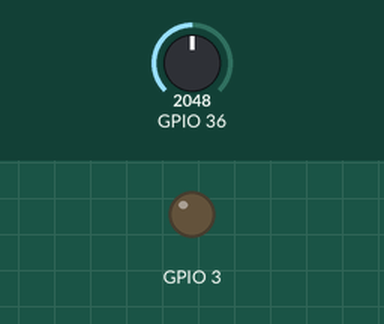
Simulated run of this sketch. Board: ESP32. On the bench: output pins drawn as LEDs (lit = HIGH). Inputs (shaded band) come from the test bench; at power-on: GPIO 36 = 2048.

Above: at 1.2 s.
1.3 s: GPIO 36 set to 2866
At 2.0 s:
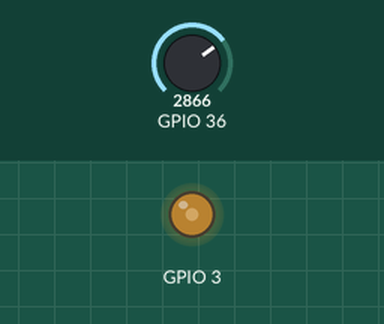
2.8 s: GPIO 36 set to 3603
At 3.2 s:
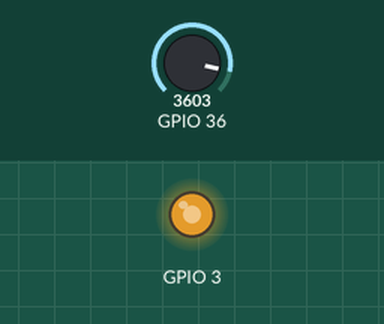
Timing chart, 0 to 5.8 s (numbered marks = the images above; inputs shaded):
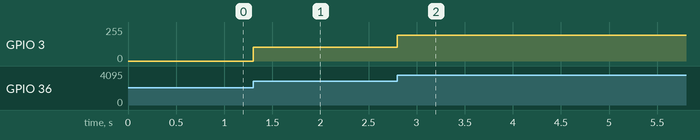

The sketch:

Lab2Part3.ino
```cpp
/**
 * @file Lab2Part3.ino
 * @brief Changes the brightness level of an external LED based on ambient light values from a photoresistor
 *
 * This file contains code to adjust the brightness of an external LED connected to pin D2 based on the ambient light values read from a photoresistor connected to pin A0.
 *
 * @date 06/28/24
 * @authors Christopher Andrade, Theo Favour
 */

/**
 * @brief Setup function to configure pins and PWM
 *
 * This function initializes pin D2 as an output (to LED) and pin A0 as an input (from photoresistor). It also sets up PWM on channel 0.
 */
void setup() {
  // Initialize pin D2 as output (to LED) and pin A0 as input (from photoresistor)
  pinMode(D2, OUTPUT);
  pinMode(A0, INPUT);

  // PWM setup: channel 0, frequency of 1000 Hz, resolution of 12 bits
  ledcSetup(0, 1000, 12);
  // Attach pin D2 (external LED) to PWM channel 0
  ledcAttachPin(D2, 0);
}

/**
 * @brief Loop function to adjust LED brightness based on photoresistor value
 *
 * This function reads the ambient light value from the photoresistor and adjusts the duty cycle of the PWM signal to change the LED brightness accordingly.
 */
void loop() {
  // Set the duty cycle of PWM channel 0 based on the analog read value from A0 (scaled to be more reactive)
  ledcWrite(0, (analogRead(A0) - 2048) * 2);
}
```

Measured:
- after the input at 1.3 s, GPIO 3: 0/255 → 102/255 at once
- after the input at 2.8 s, GPIO 3: 102/255 → 194/255 at once
